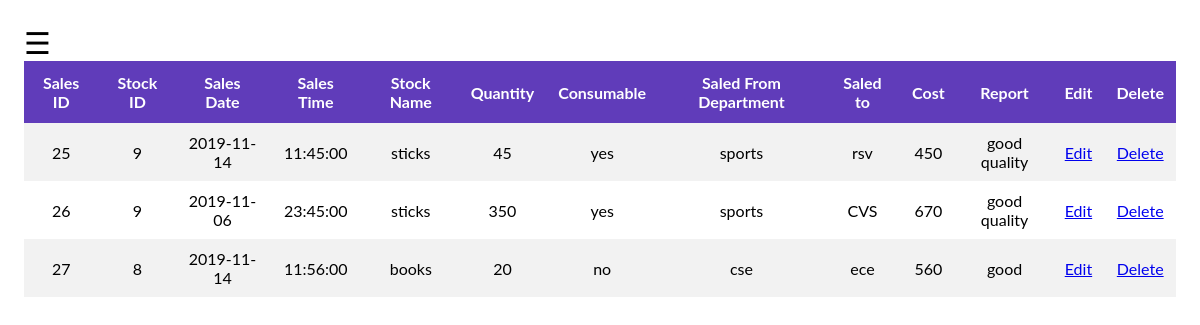
Screenshot of /sales.php (signed in) with the database file from the repository.
### tables this page shows
CREATE TABLE `sales` (
  `purchase_id` int(11) DEFAULT NULL,
  `stock_id` int(11) DEFAULT NULL,
  `sales_id` int(11) NOT NULL AUTO_INCREMENT,
  `sales_date` date DEFAULT NULL,
  `sales_time` time DEFAULT NULL,
  `stock_name` varchar(100) DEFAULT NULL,
  `quantity` int(11) DEFAULT NULL,
  `consumable` varchar(3) DEFAULT NULL,
  `delivered_from` varchar(100) DEFAULT NULL,
  `delivered_to` varchar(100) DEFAULT NULL,
  `cost` float DEFAULT NULL,
  `report` longtext,
  PRIMARY KEY (`sales_id`)
);

### sales.php (the view, shortened to what this page needs)
<!DOCTYPE html>
<html>
<head>
</head>
<body>
<div id="main">
  <span style="font-size:30px;cursor:pointer" onclick="openNav()">&#9776; </span>
<table>
<tr>
  <th>Sales ID</th>
  <th>Stock ID</th>
  <th>Sales Date</th>
  <th>Sales Time</th>
  <th>Stock Name</th>
  <th>Quantity</th>
  <th>Consumable</th>
  <th>Saled From Department</th>
  <th>Saled to</th>
  <th>Cost</th>
  <th>Report</th>
  <th>Edit</th>
  <th>Delete</th>
  </tr>
<?php
 include "connection.php";
 $sql="select * from sales" ;
 $result = $db -> query($sql);
 if ($result->num_rows > 0){
   while($row = $result->fetch_assoc()){
?>
     <tr>
     <td><?php echo $row['sales_id'];?></td>
     <td><?php echo $row['stock_id'];?></td>
     <td><?php echo $row['sales_date'];?></td>
     <td><?php echo $row['sales_time'];?></td>
     <td><?php echo $row['stock_name'];?></td>
     <td><?php echo $row['quantity'];?></td>
     <td><?php echo $row['consumable'];?></td>
     <td><?php echo $row['delivered_from'];?></td>
     <td><?php echo $row['delivered_to'];?></td>
     <td><?php echo $row['cost'];?></td>
     <td><?php echo $row['report'];?></td>
     <td><a href='sal.php?edited=1&eid=<?php echo $row['sales_id'];?>' >Edit</a></td>
     <td><a href='sal_delete.php?deleted=1&eid=<?php  echo $row['sales_id'];?>'>Delete</a></td>
     </tr>
<?php
   }
  }
  else{
    echo "<script>alert('no entries added');</script>";
   }
?>
</div>
</body>
</html>

### sales.php (style rules this page uses)
body { font-family: "Lato", sans-serif; }
#main { transition: margin-left .5s; padding: 16px; }
table { border-collapse: collapse; width: 100%; text-align: center; }
td,th { border: 1px #603cba; padding: 8px; text-align: center; }
tr:nth-child(even) { background-color: #f2f2f2; }
th { padding-top: 12px; padding-bottom: 12px; padding: 12px; text-align: center; background-color: #603cba; color: white; }
td { text-align: center; padding:10px; }

### rows the page displays
sales: sales_id "25", stock "9", sales_date "2019-11-14", sales_time "11:45:00", stock_name "sticks", quantity "45", consumable "yes", delivered_from "sports", delivered_to "rsv", cost "450", report "good quality"
sales: sales_id "26", stock "9", sales_date "2019-11-06", sales_time "23:45:00", stock_name "sticks", quantity "350", consumable "yes", delivered_from "sports", delivered_to "CVS", cost "670", report "good quality"
sales: sales_id "27", stock "8", sales_date "2019-11-14", sales_time "11:56:00", stock_name "books", quantity "20", consumable "no", delivered_from "cse", delivered_to "ece", cost "560", report "good"
